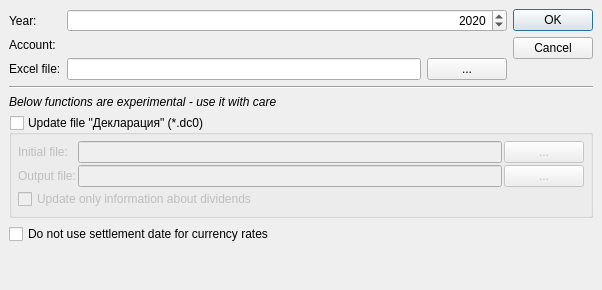
<?xml version="1.0" encoding="UTF-8"?>
<ui version="4.0">
 <class>TaxExportDlg</class>
 <widget class="QDialog" name="TaxExportDlg">
  <property name="geometry">
   <rect>
    <x>0</x>
    <y>0</y>
    <width>602</width>
    <height>290</height>
   </rect>
  </property>
  <property name="windowTitle">
   <string>Select parameters and files for tax report</string>
  </property>
  <layout class="QGridLayout" name="gridLayout">
   <property name="leftMargin">
    <number>9</number>
   </property>
   <property name="topMargin">
    <number>9</number>
   </property>
   <property name="rightMargin">
    <number>9</number>
   </property>
   <property name="bottomMargin">
    <number>9</number>
   </property>
   <property name="horizontalSpacing">
    <number>6</number>
   </property>
   <item row="4" column="0" colspan="4">
    <widget class="Line" name="line">
     <property name="orientation">
      <enum>Qt::Horizontal</enum>
     </property>
    </widget>
   </item>
   <item row="3" column="2">
    <widget class="QPushButton" name="XlsSelectBtn">
     <property name="sizePolicy">
      <sizepolicy hsizetype="Minimum" vsizetype="Fixed">
       <horstretch>0</horstretch>
       <verstretch>0</verstretch>
      </sizepolicy>
     </property>
     <property name="toolTip">
      <string>Select file</string>
     </property>
     <property name="text">
      <string>...</string>
     </property>
    </widget>
   </item>
   <item row="5" column="0" colspan="4">
    <widget class="QLabel" name="WarningLbl">
     <property name="font">
      <font>
       <italic>true</italic>
      </font>
     </property>
     <property name="text">
      <string>Below functions are experimental - use it with care</string>
     </property>
    </widget>
   </item>
   <item row="7" column="0" colspan="4">
    <widget class="QGroupBox" name="DlsgGroup">
     <property name="sizePolicy">
      <sizepolicy hsizetype="Preferred" vsizetype="Preferred">
       <horstretch>0</horstretch>
       <verstretch>0</verstretch>
      </sizepolicy>
     </property>
     <property name="title">
      <string>Update file &quot;Декларация&quot; (*.dc0)</string>
     </property>
     <property name="flat">
      <bool>false</bool>
     </property>
     <property name="checkable">
      <bool>true</bool>
     </property>
     <property name="checked">
      <bool>false</bool>
     </property>
     <layout class="QGridLayout" name="gridLayout_2">
      <property name="leftMargin">
       <number>6</number>
      </property>
      <property name="topMargin">
       <number>6</number>
      </property>
      <property name="rightMargin">
       <number>6</number>
      </property>
      <property name="bottomMargin">
       <number>6</number>
      </property>
      <property name="spacing">
       <number>2</number>
      </property>
      <item row="0" column="1">
       <widget class="QLineEdit" name="DlsgInFileName">
        <property name="toolTip">
         <string>File to use as a template for russian tax form</string>
        </property>
       </widget>
      </item>
      <item row="1" column="2">
       <widget class="QPushButton" name="OutputSelectBtn">
        <property name="toolTip">
         <string>Select file</string>
        </property>
        <property name="text">
         <string> ... </string>
        </property>
       </widget>
      </item>
      <item row="1" column="1">
       <widget class="QLineEdit" name="DlsgOutFileName">
        <property name="toolTip">
         <string>File where to store russian tax form</string>
        </property>
       </widget>
      </item>
      <item row="0" column="0">
       <widget class="QLabel" name="InitialFileLbl">
        <property name="text">
         <string>Initial file:</string>
        </property>
       </widget>
      </item>
      <item row="1" column="0">
       <widget class="QLabel" name="OutputFileLbl">
        <property name="text">
         <string>Output file:</string>
        </property>
       </widget>
      </item>
      <item row="0" column="2">
       <widget class="QPushButton" name="InitialSelectBtn">
        <property name="toolTip">
         <string>Select file</string>
        </property>
        <property name="text">
         <string> ... </string>
        </property>
       </widget>
      </item>
      <item row="2" column="0" colspan="3">
       <widget class="QCheckBox" name="DividendsOnly">
        <property name="text">
         <string>Update only information about dividends</string>
        </property>
       </widget>
      </item>
     </layout>
    </widget>
   </item>
   <item row="1" column="1" colspan="2">
    <widget class="QSpinBox" name="Year">
     <property name="alignment">
      <set>Qt::AlignRight|Qt::AlignTrailing|Qt::AlignVCenter</set>
     </property>
     <property name="suffix">
      <string/>
     </property>
     <property name="minimum">
      <number>2010</number>
     </property>
     <property name="maximum">
      <number>2030</number>
     </property>
     <property name="value">
      <number>2020</number>
     </property>
    </widget>
   </item>
   <item row="3" column="1">
    <widget class="QLineEdit" name="XlsFileName">
     <property name="sizePolicy">
      <sizepolicy hsizetype="Expanding" vsizetype="Fixed">
       <horstretch>0</horstretch>
       <verstretch>0</verstretch>
      </sizepolicy>
     </property>
     <property name="toolTip">
      <string>File where to store tax report in Excel format</string>
     </property>
    </widget>
   </item>
   <item row="2" column="1" colspan="2">
    <widget class="AccountSelector" name="AccountWidget" native="true">
     <property name="toolTip">
      <string>Foreign account to prepare tax report for</string>
     </property>
    </widget>
   </item>
   <item row="1" column="0">
    <widget class="QLabel" name="YearLbl">
     <property name="text">
      <string>Year:</string>
     </property>
    </widget>
   </item>
   <item row="1" column="3" rowspan="3">
    <widget class="QDialogButtonBox" name="buttonBox">
     <property name="orientation">
      <enum>Qt::Vertical</enum>
     </property>
     <property name="standardButtons">
      <set>QDialogButtonBox::Cancel|QDialogButtonBox::Ok</set>
     </property>
    </widget>
   </item>
   <item row="2" column="0">
    <widget class="QLabel" name="AccountLbl">
     <property name="text">
      <string>Account:</string>
     </property>
    </widget>
   </item>
   <item row="3" column="0">
    <widget class="QLabel" name="XlsFileLbl">
     <property name="text">
      <string>Excel file:</string>
     </property>
    </widget>
   </item>
   <item row="9" column="0">
    <spacer name="verticalSpacer">
     <property name="orientation">
      <enum>Qt::Vertical</enum>
     </property>
     <property name="sizeHint" stdset="0">
      <size>
       <width>20</width>
       <height>40</height>
      </size>
     </property>
    </spacer>
   </item>
   <item row="8" column="0" colspan="4">
    <widget class="QCheckBox" name="NoSettlement">
     <property name="text">
      <string>Do not use settlement date for currency rates</string>
     </property>
    </widget>
   </item>
  </layout>
 </widget>
 <customwidgets>
  <customwidget>
   <class>AccountSelector</class>
   <extends>QWidget</extends>
   <header>jal/ui_custom/account_select.h</header>
   <container>1</container>
  </customwidget>
 </customwidgets>
 <tabstops>
  <tabstop>Year</tabstop>
  <tabstop>XlsFileName</tabstop>
  <tabstop>XlsSelectBtn</tabstop>
  <tabstop>DlsgGroup</tabstop>
  <tabstop>DlsgInFileName</tabstop>
  <tabstop>InitialSelectBtn</tabstop>
  <tabstop>DlsgOutFileName</tabstop>
  <tabstop>OutputSelectBtn</tabstop>
 </tabstops>
 <resources/>
 <connections>
  <connection>
   <sender>buttonBox</sender>
   <signal>accepted()</signal>
   <receiver>TaxExportDlg</receiver>
   <slot>accept()</slot>
   <hints>
    <hint type="sourcelabel">
     <x>591</x>
     <y>88</y>
    </hint>
    <hint type="destinationlabel">
     <x>157</x>
     <y>245</y>
    </hint>
   </hints>
  </connection>
  <connection>
   <sender>buttonBox</sender>
   <signal>rejected()</signal>
   <receiver>TaxExportDlg</receiver>
   <slot>reject()</slot>
   <hints>
    <hint type="sourcelabel">
     <x>591</x>
     <y>88</y>
    </hint>
    <hint type="destinationlabel">
     <x>286</x>
     <y>245</y>
    </hint>
   </hints>
  </connection>
 </connections>
</ui>
